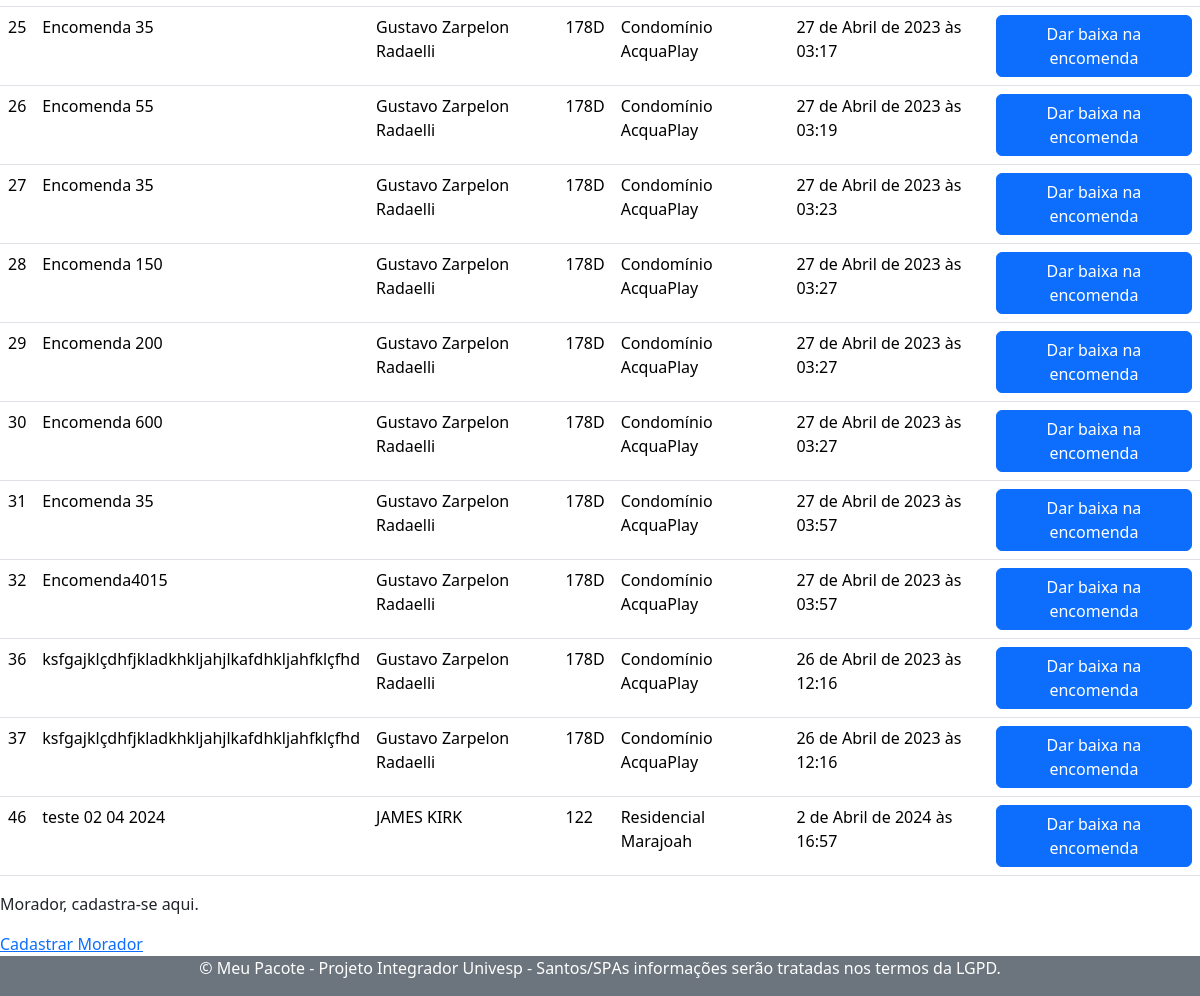
The app's page /encomendas_pendentes/ (signed in, lower part), older data.
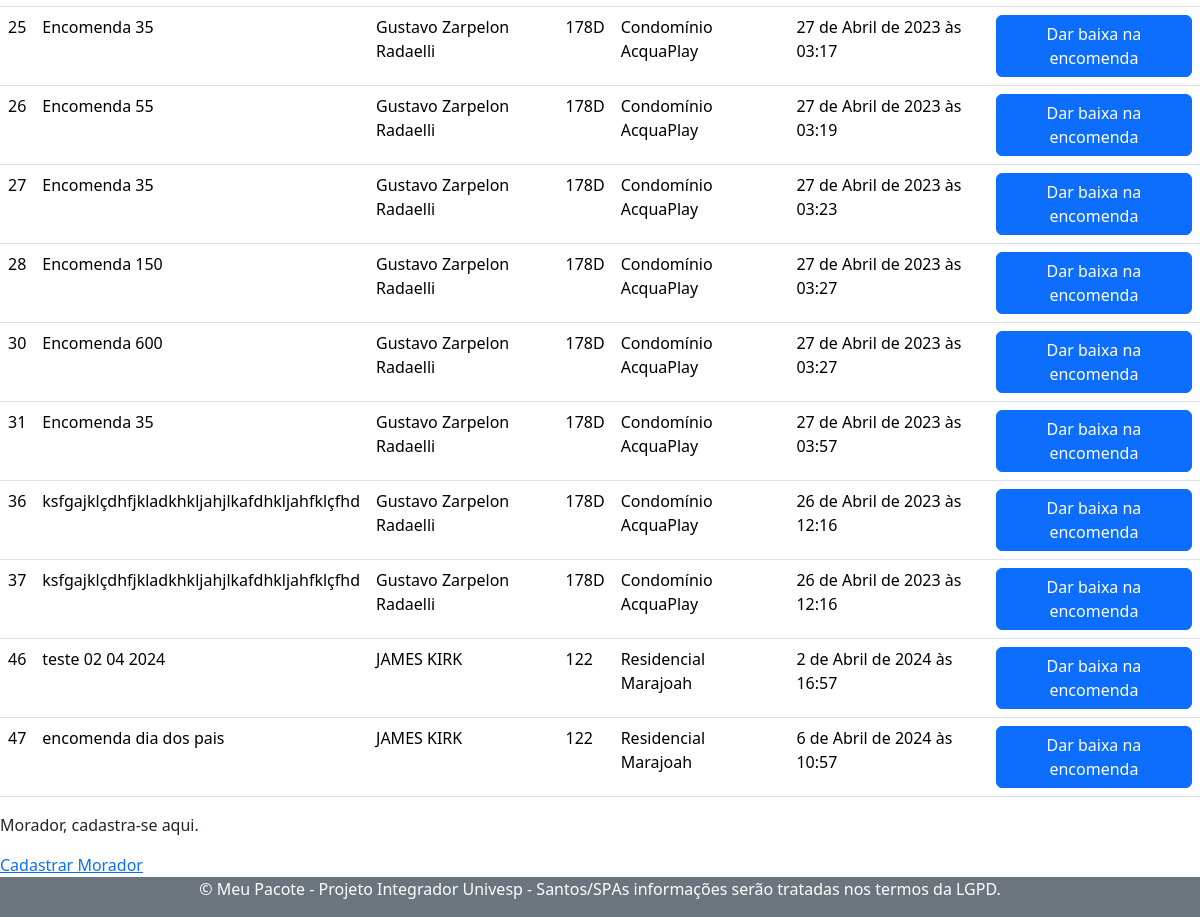
The same page, newer data.
### app_meu_pacote/models.py (models this page shows, shortened)
class Encomenda(models.Model):
    id = models.AutoField(primary_key=True)
    morador = models.ForeignKey(Morador, on_delete=models.CASCADE)
    descricao = models.CharField(max_length=100)
    data_hora_recebimento = models.DateTimeField()
    data_hora_entrega = models.DateTimeField(blank=True, null=True)
    codigo_retirada = models.CharField(max_length=4, default='0000')
    funcionario_recebimento = models.ForeignKey(Funcionario, on_delete=models.CASCADE, related_name='funcionario_recebimento')
    funcionario_entrega = models.ForeignKey(Funcionario, on_delete=models.CASCADE, related_name='funcionario_entrega', blank=True, null=True)

class Morador(models.Model):
    user = models.OneToOneField(User, on_delete=models.CASCADE)
    nome = models.CharField(max_length=100)
    apartamento = models.ForeignKey('Apartamento', on_delete=models.CASCADE, related_name='moradores')
    email = models.EmailField()
    telefone = models.CharField(max_length=20)

class Apartamento(models.Model):
    id = models.AutoField(primary_key=True)
    numero = models.CharField(max_length=10)
    condominio = models.ForeignKey(Condominio, on_delete=models.CASCADE, related_name='apartamentos')

class Condominio(models.Model):
    id = models.AutoField(primary_key=True)
    nome = models.CharField(max_length=100)
    endereco = models.CharField(max_length=100)
    telefone = models.CharField(max_length=20)
    email = models.EmailField()

### app_meu_pacote/views.py (the view)
# urls.py: path('encomendas_pendentes/', app_meu_pacote_views.encomendas_pendentes, name='encomendas_pendentes'),
def encomendas_pendentes(request):
    if not request.user.is_authenticated:
        return redirect('index') # issue ---> precisa redirecionar para a página de login
    encomendas = Encomenda.objects.filter(data_hora_entrega=None)
    context = {'encomendas': encomendas}
    return render(request, 'encomendas_pendentes.html', context)

### app_meu_pacote/templates/encomendas_pendentes.html (shortened to what this page needs)
{% extends 'base.html' %}
{% block content %}
{% if encomendas %}
<br>
<table class="table">
  <tbody>
    {% for encomenda in encomendas %}
    <tr>
      <td>{{ encomenda.id }}</td>
      <td>{{ encomenda.descricao }}</td>
      <td>{{ encomenda.morador.nome }}</td>
      <td>{{ encomenda.morador.apartamento.numero }}</td>
      <td>{{ encomenda.morador.apartamento.condominio.nome }}</td>
      <td>{{ encomenda.data_hora_recebimento }}</td>
      <td class="text-center"> <a class="btn btn-primary" href="/encomenda/{{encomenda.id}}" role="button">Dar baixa na encomenda</a> </td>
    </tr>
    {% endfor %}
  </tbody>
</table>
{% else %}
<p>Não há encomendas pendentes no momento.</p>
{% endif %}
{% endblock %}

Row changes from the older to the newer data that the page shows:
no longer on this page (row edited): Encomenda: id "29", descricao "Encomenda 200", morador.nome "Gustavo Zarpelon Radaelli", morador.apartamento.numero "178D", morador.apartamento.condominio.nome "Condomínio AcquaPlay", data_hora_recebimento "27 de Abril de 2023 às 03:27"
no longer on this page (row edited): Encomenda: id "32", descricao "Encomenda4015", morador.nome "Gustavo Zarpelon Radaelli", morador.apartamento.numero "178D", morador.apartamento.condominio.nome "Condomínio AcquaPlay", data_hora_recebimento "27 de Abril de 2023 às 03:57"
added Encomenda: id "47", descricao "encomenda dia dos pais", morador.nome "JAMES KIRK", morador.apartamento.numero "122", morador.apartamento.condominio.nome "Residencial Marajoah", data_hora_recebimento "6 de Abril de 2024 às 10:57"
